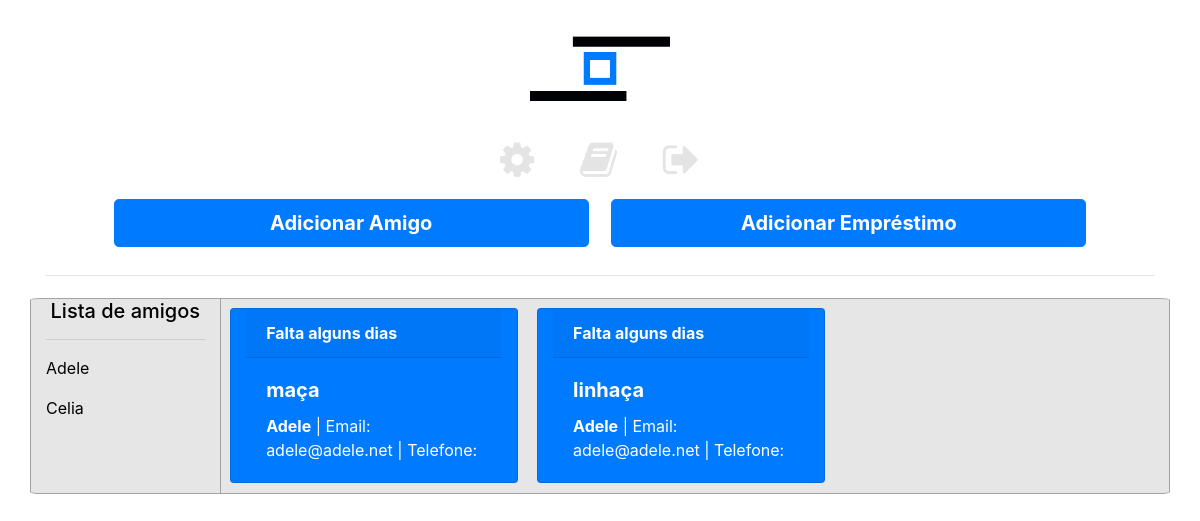
/index.php (signed in), run on an earlier commit of the app's database.
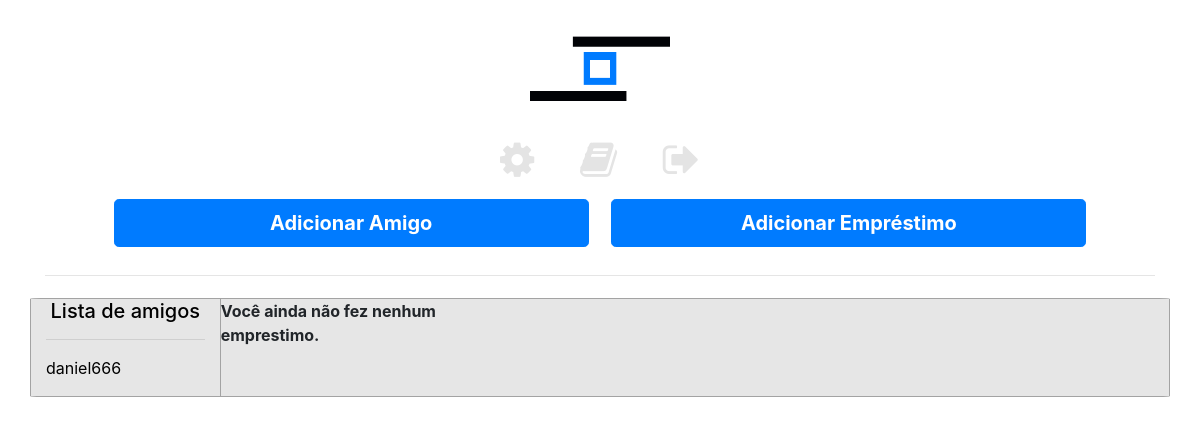
And on a later commit of the database.
### tables this page shows
CREATE TABLE Amigo(cd_amigo integer primary key, nm_amigo text, cd_email_amigo text, cd_telefone text, fk_Usuario_amigo integer, FOREIGN KEY (fk_Usuario_amigo) REFERENCES Usuario(cd_usuario));

CREATE TABLE Emprestimo(cd_emprestimo integer primary key, nm_item text, dt_emprestimo date, dt_devolucao date, fk_Usuario_emprestimo integer, fk_Amigo integer, FOREIGN KEY (fk_Usuario_emprestimo) REFERENCES Usuario(cd_usuario), FOREIGN KEY (fk_Amigo) REFERENCES Amigo(cd_amigo));

### index.php (the view, shortened to what this page needs)
<?php
	require 'Classes/Amigo.php';
	require 'Classes/Emprestimo.php';
	$aviso = [];
	try {
		$select_amg = "SELECT * FROM Amigo WHERE fk_Usuario_amigo = :id_user;";
		$cmd = $conexao->prepare($select_amg);
		$cmd->bindParam(":id_user", $_SESSION['id_user']);
		$listaAmg = $cmd->execute();
		$listaAmg = $cmd->fetchAll();
	} catch (Throwable $e) {
		$aviso[] = "Erro ao exibir lista de amigos. Erro: " . $e->getMessage();
	}
	try {
		$select_emps = "SELECT * FROM Emprestimo e INNER JOIN Amigo a on e.fk_Usuario_emprestimo = :id_user and e.fk_Amigo = a.cd_amigo ORDER BY dt_devolucao";
		$cmd = $conexao->prepare($select_emps);
		$cmd->bindParam(":id_user", $_SESSION['id_user']);
		$listaEmps = $cmd->execute();
		$listaEmps = $cmd->fetchAll();
	} catch (Throwable $e) {
		$aviso[] = "Erro ao exibir emprestimos. Erro: " . $e->getMessage();
	}
 ?>
<!DOCTYPE html>
<html lang="pt-BR">
<head>
	<link rel="stylesheet" href="https://stackpath.bootstrapcdn.com/bootstrap/4.4.1/css/bootstrap.min.css">
	<link rel="stylesheet" href="https://cdnjs.cloudflare.com/ajax/libs/font-awesome/4.7.0/css/font-awesome.min.css">
	<link rel="stylesheet" type="text/css" href="css/mainIndex.css">
</head>
	<body>
		<div class="container container-fluid">
			<div class="row cabecalho">
				<h1 class="col-md-12 text-center"><img src="imagens/emprestimos180.png" alt="logo" title="Meus Emprestimos" width="140" height="140">
					<div class="row justify-content-center">
						<a class="fa fa-cog icone" aria-hidden="true" title="Configurações da conta" href="conta.php"></a>
						<a class="fa fa-book icone" aria-hidden="true" title="Documentação" href="documentacao.html"></a>
						<a class="fa fa-sign-out icone" aria-hidden="true" title="Sair" href="logout.php"></a>
					</div>
				</h1>
				<button class="btn btn-primary btn-lg col-md-5 btn-top" data-toggle="modal" data-target="#modalAddAmg">Adicionar Amigo</button>
				<button class="btn btn-primary btn-lg col-md-5 btn-top" data-toggle="modal" data-target="#modalAddEmp">Adicionar Empréstimo</button>
			</div>
			<hr/>
			<div class="row section">
				<div class="col-md-2 listaAmg">
					<h1 class="h5 text-center">Lista de amigos</h1>
					<hr>
					<?php
					if($listaAmg){
						foreach ($listaAmg as $amg) {
							echo "<p class='linkAmg'>
									<a href='amigo.php?amg=".$amg['cd_amigo']."'>".$amg['nm_amigo']."</a>
								</p>";
						}
					}else{
						echo "<p class='font-weight-bold text-center'>Sem amigos</p>";
					}
					 ?>
				</div>
				<div class="col-md-10 listaEmps">
						<div class="row row-cols-3">
							<?php
							if(!$listaEmps){
								echo "<p class='font-weight-bold'>Você ainda não fez nenhum emprestimo.</p>";
							}
								foreach ($listaEmps as $emp){
									$situacao = defineDate($emp['dt_emprestimo'], $emp['dt_devolucao']);
									$tipe = "";
									if($situacao == 1){
											$tipe = "<div class='card bg-primary col-sm-4 card-t1' style='max-width: 18rem;' title='Falta alguns dias - ".$emp['nm_item']."'>
										<a href='emprestimo.php?id=".$emp['cd_emprestimo']."'>
											<div class='card-header'>
												<strong>Falta alguns dias</strong></div>
											<div class='card-body'>
												<h5 class='card-title'><strong>".$emp['nm_item']."</strong></h5>
												<p class='card-text'><strong>".$emp['nm_amigo']."</strong> | Email: ".$emp['cd_email_amigo']." | Telefone: ".$emp['cd_telefone']."</p>
											</div>
										</a>
									</div>";
									}
									echo $tipe;
								}
					 		?>
					  </div>
				</div>
			</div>
	</body>
</html>

### css/mainIndex.css (style rules this page uses)
a:link, a:hover { color: rgb(228, 228, 228); text-decoration: none; }
.btn-top { margin: 1%; font-weight: bold; }
.cabecalho { align-items: center; justify-content: center; }
.section { margin-top: 2%; margin-bottom: 2%; border: 1px solid rgb(163, 163, 163); border-radius: 1%; background-color: rgb(230, 230, 230); }
.listaAmg { border-right: 1px solid rgb(163, 163, 163); color: #000; float: right; }
.listaEmps { float: left; }
.linkAmg>a { color: #000; }
.icone { margin-left: 2%; margin-right: 2%; color: rgb(209, 209, 209); }
.card-t1>a { color: white; }
.card-t1 { margin: 1%; min-width: 200px; }

What changed in the data, as far as the page shows it:
removed amigo: nm_amigo "Celia"
removed emprestimo: nm_item "maça", fk_Amigo.nm_amigo "Adele", fk_Amigo.cd_email_amigo "adele@adele.net"
removed emprestimo: nm_item "linhaça", fk_Amigo.nm_amigo "Adele", fk_Amigo.cd_email_amigo "adele@adele.net"
changed amigo: nm_amigo "Adele" → "daniel666"
Also different on the page:
text now shown: "Você ainda não fez nenhum emprestimo."
